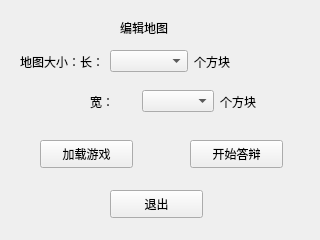
<?xml version="1.0" encoding="UTF-8"?>
<ui version="4.0">
 <class>MapEdit</class>
 <widget class="QWidget" name="MapEdit">
  <property name="geometry">
   <rect>
    <x>0</x>
    <y>0</y>
    <width>320</width>
    <height>240</height>
   </rect>
  </property>
  <property name="windowTitle">
   <string>Form</string>
  </property>
  <widget class="QLabel" name="label">
   <property name="geometry">
    <rect>
     <x>120</x>
     <y>20</y>
     <width>72</width>
     <height>15</height>
    </rect>
   </property>
   <property name="text">
    <string>编辑地图</string>
   </property>
  </widget>
  <widget class="QPushButton" name="startGameButton">
   <property name="geometry">
    <rect>
     <x>190</x>
     <y>140</y>
     <width>93</width>
     <height>28</height>
    </rect>
   </property>
   <property name="text">
    <string>开始答辩</string>
   </property>
  </widget>
  <widget class="QPushButton" name="loadButton">
   <property name="geometry">
    <rect>
     <x>40</x>
     <y>140</y>
     <width>93</width>
     <height>28</height>
    </rect>
   </property>
   <property name="text">
    <string>加载游戏</string>
   </property>
  </widget>
  <widget class="QPushButton" name="returnButton">
   <property name="geometry">
    <rect>
     <x>110</x>
     <y>190</y>
     <width>93</width>
     <height>28</height>
    </rect>
   </property>
   <property name="text">
    <string>退出</string>
   </property>
  </widget>
  <widget class="QWidget" name="">
   <property name="geometry">
    <rect>
     <x>20</x>
     <y>50</y>
     <width>251</width>
     <height>23</height>
    </rect>
   </property>
   <layout class="QHBoxLayout" name="horizontalLayout">
    <item>
     <widget class="QLabel" name="label_2">
      <property name="text">
       <string>地图大小：长：</string>
      </property>
     </widget>
    </item>
    <item>
     <widget class="QComboBox" name="xComboBox"/>
    </item>
    <item>
     <widget class="QLabel" name="label_3">
      <property name="text">
       <string>个方块</string>
      </property>
     </widget>
    </item>
   </layout>
  </widget>
  <widget class="QWidget" name="">
   <property name="geometry">
    <rect>
     <x>90</x>
     <y>90</y>
     <width>176</width>
     <height>23</height>
    </rect>
   </property>
   <layout class="QHBoxLayout" name="horizontalLayout_2">
    <item>
     <widget class="QLabel" name="label_4">
      <property name="text">
       <string>宽：</string>
      </property>
     </widget>
    </item>
    <item>
     <widget class="QComboBox" name="yComboBox"/>
    </item>
    <item>
     <widget class="QLabel" name="label_5">
      <property name="text">
       <string>个方块</string>
      </property>
     </widget>
    </item>
   </layout>
  </widget>
 </widget>
 <resources/>
 <connections/>
</ui>
